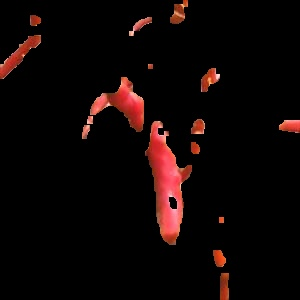
#> input picture src/segmented_chili.jpg, 300 x 300 px, given in place of brightness.jpg, which was not available
$ python segmentation_testing.py
#> lines starting #> are read from the running program, lines starting #| are printed output that depends on the picture; after the words box and inside, x2 and y2 are one past the last pixel; in counts of white or black regions, pixels touching at a corner belong together; pictures that were not available may be replaced by others from this repository, and a replacement may not be noted
#> further down, image is the input picture: shape (300, 300, 3); mean B, G, R 5.1, 5.9, 14.9
import cv2
import numpy as np

def segment_red_chili(image, output_path="segmented_chili.jpg"):
    # Konversi gambar ke ruang warna HSV
#> called with output_path = 'segmented_chili.jpg'
    hsv = cv2.cvtColor(image, cv2.COLOR_BGR2HSV)
#> hsv: shape (300, 300, 3); mean H, S, V 9.9, 43.1, 15.1

    # Rentang warna merah dalam HSV
    lower_red1 = np.array([0, 100, 100])      # Rentang merah terang
    upper_red1 = np.array([10, 255, 255])
    lower_red2 = np.array([160, 100, 100])   # Rentang merah gelap
    upper_red2 = np.array([180, 255, 255])

    # Masking untuk warna merah
    mask1 = cv2.inRange(hsv, lower_red1, upper_red1)
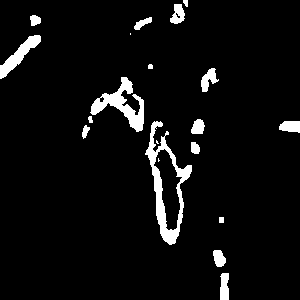
#> mask1: shape (300, 300); 5.4% white; 20 white regions (3 under 20 px), largest, box (x1, y1, x2, y2) and area: (145, 121, 192, 245) 1564, (90, 77, 144, 132) 1050, (0, 35, 41, 79) 565
    mask2 = cv2.inRange(hsv, lower_red2, upper_red2)
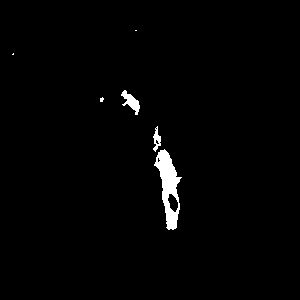
#> mask2: shape (300, 300); 1.5% white; 6 white regions (3 under 20 px), largest, box (x1, y1, x2, y2) and area: (154, 149, 182, 230) 1038, (121, 90, 140, 115) 207, (153, 126, 161, 152) 107
    mask = mask1 + mask2  # Gabungkan kedua mask
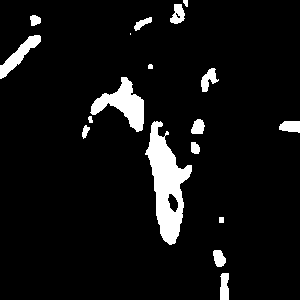
#> mask: shape (300, 300); 6.9% white; 18 white regions (1 under 20 px), largest, box (x1, y1, x2, y2) and area: (145, 121, 192, 245) 2721, (90, 77, 144, 132) 1272, (0, 35, 41, 79) 568

    # Operasi morfologi untuk membersihkan noise
    kernel = np.ones((5, 5), np.uint8)
    mask_cleaned = cv2.morphologyEx(mask, cv2.MORPH_CLOSE, kernel)  # Tutup lubang kecil
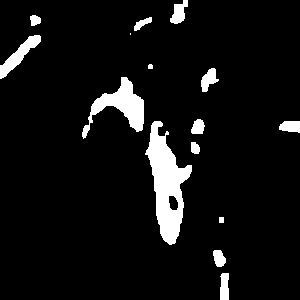
#> mask_cleaned: shape (300, 300); 7% white; 15 white regions (1 under 20 px), largest, box (x1, y1, x2, y2) and area: (145, 121, 192, 245) 2749, (82, 77, 144, 139) 1394, (0, 35, 41, 79) 569
    mask_cleaned = cv2.morphologyEx(mask_cleaned, cv2.MORPH_OPEN, kernel)  # Hilangkan noise kecil
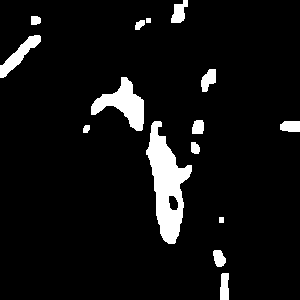
#> mask_cleaned: shape (300, 300); 6.8% white; 15 white regions, largest, box (x1, y1, x2, y2) and area: (146, 121, 192, 244) 2727, (91, 77, 144, 131) 1283, (0, 35, 41, 78) 567

    # Terapkan mask ke gambar asli
    segmented_image = cv2.bitwise_and(image, image, mask=mask_cleaned)

    # Simpan hasil segmentasi
    cv2.imwrite(output_path, segmented_image)
    print(f"Hasil segmentasi disimpan di: {output_path}")

    return segmented_image, mask_cleaned

# Contoh Penggunaan
if __name__ == "__main__":
    # Path gambar input
    image_path = "C:/Kuliah/Semester 5/UAS Pemrosesan Citra/result/brightness/brightness.jpg"

    # Baca gambar
    image = cv2.imread(image_path)
    if image is None:
        print("Gagal membaca gambar. Periksa path!")
    else:
        # Segmentasi cabai merah
        segmented_image, mask = segment_red_chili(image, output_path="segmented_chili.jpg")

        # Tampilkan hasil
        cv2.imshow("Original Image", image)
        cv2.imshow("Mask", mask)
        cv2.imshow("Segmented Image", segmented_image)
        cv2.waitKey(0)
        cv2.destroyAllWindows()
